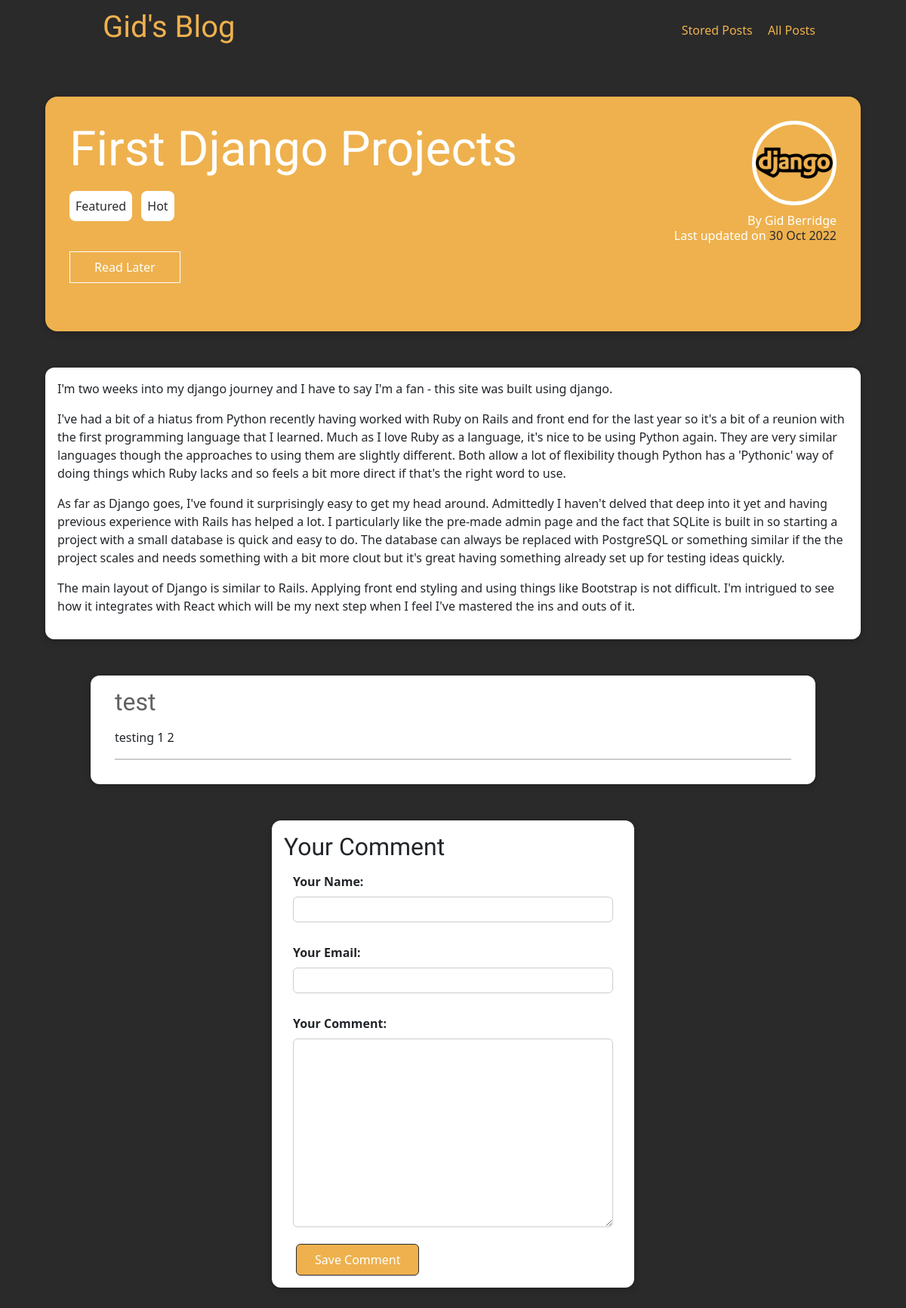
Page /posts/first-django-projects on the committed database.
### blog/models.py (models this page shows, shortened)
class Post(models.Model):
    title = models.CharField(max_length=150)
    excerpt = models.CharField(max_length=200)
    image = models.ImageField(upload_to="posts", null=True)
    date = models.DateField(auto_now=True)
    slug = models.SlugField(unique=True, db_index=True)
    content = models.TextField(
        validators=[MinLengthValidator(10)])
    author = models.ForeignKey(
        Author, on_delete=models.SET_NULL, null=True, related_name="posts")
    tags = models.ManyToManyField(Tag)

class Tag(models.Model):
    caption = models.CharField(max_length=20)

class Author(models.Model):
    first_name = models.CharField(max_length=100)
    last_name = models.CharField(max_length=100)
    email_address = models.EmailField()
    def fullname(self):
        return f"{self.first_name} {self.last_name}"
    def __str__(self):
        return self.fullname()

class Comment(models.Model):
    user_name = models.CharField(max_length=120)
    user_email = models.EmailField()
    text = models.TextField(max_length=400)
    post = models.ForeignKey(
        Post, on_delete=models.CASCADE, related_name="comments")

### blog/views.py (the view, shortened to what this page needs)
# urls.py: path("posts/<slug:slug>", views.SinglePostView.as_view(),
class SinglePostView(View):
    def is_stored_post(self, request, post_id):
        stored_posts = request.session.get("stored_posts")
        if stored_posts is not None:
            is_saved_for_later = post_id in stored_posts
        else:
            is_saved_for_later = False
        return is_saved_for_later
    def get(self, request, slug):
        post = Post.objects.get(slug=slug)
        context = {
            "post": post,
            "post_tags": post.tags.all(),
            "comment_form": CommentForm(),
            "comments": post.comments.all().order_by("-id"),
            "saved_for_later": self.is_stored_post(request, post.id)
        }
        return render(request, "blog/post-detail.html", context)

### blog/forms.py
class CommentForm(forms.ModelForm):
    class Meta:
        model = Comment
        exclude = ["post"]
        labels = {
            "user_name": "Your Name",
            "user_email": "Your Email",
            "text": "Your Comment"
        }

### blog/templates/blog/post-detail.html (shortened to what this page needs)
{% extends 'base.html' %}
{% load static %}
{% block css_files %}
    <link rel="stylesheet" href="{% static "blog/post-detail.css" %}">
{% endblock  %}
{% block content %}
    <section id="summary" class="d-flex justify-content-between">
        <div class="col-8 p-3 ">
            <h2>{{ post.title }}</h2>
            <div class="my-3">
                {% for tag in post_tags %}
                <div class="tag">{{ tag.caption }} </div>
                {% endfor %}
            </div>
        <div id="read-later">
            <form action="{% url "read-later" %}" method="POST">
                <button>
                    {% if saved_for_later %}
                    Remove from Read Later list
                    {% else %}
                    Read Later
                    {% endif %}
                </button>
            </form>
        </div>
        </div>
        <div class="col-4 p-3 article_details ">
            <img src="{{ post.image.url }}" alt="{{ post.title }}">
            <address>By <a href="mailto:{{ post.author.email_address }}">{{ post.author }}</a></address>
            <div>
                Last updated on <time>{{ post.date|date:"d M Y" }}</time>
            </div>
        </div>
    </section>
    <main>
        {{ post.content|linebreaks }}
    </main>
    <section id="comments">
        <ul>
            {% for comment in comments %}
            <li>
                <h2>{{ comment.user_name }}</h2>
                <p>{{ comment.text|linebreaks }}</p>
            </li>
            {% endfor %}
        </ul>
    </section>
    <section id="comment-form">
        <h2>Your Comment</h2>
        <form action="{% url "post-detail-page" post.slug %}" method="POST">
            {% for form_field in comment_form %}
                <div class="form-control {% if form_field.errors %} invalid {% endif %}">
                    {{ form_field.label_tag }}
                    {{ form_field }}
                </div>
            {% endfor %}
            <button>Save Comment</button>
        </form>
    </section>
{% endblock  %}

### static/app.css (style rules this page uses)
* { box-sizing: border-box; }
html { font-family: 'Raleway', Helvetica, sans-serif; }
body { margin: 0; }
h1, h2, h3 { font-family: 'Raleway', Helvetica, sans-serif; font-weight: 200; }

### blog/static/blog/post-detail.css (style rules this page uses)
body { background-color: #2a2a2a; }
#summary { margin: 8rem auto 3rem auto; padding: 1rem; width: 90%; max-width: 90rem; border-radius: 16px; background-color: #eeb14e; position: relative; box-shadow: 0 2px 8px rgba(0, 0, 0, 0.25); }
#summary h2 { color: white; font-size: 2rem; margin-bottom: 0.25rem; }
.article_details { padding: 1rem 2rem; border-radius: 12px; text-align: right; color: white; }
.article_details img { width: 5rem; height: 5rem; border-radius: 50%; border: 5px solid white; margin-bottom: 0.5rem; }
#summary address { margin-bottom: -0.25rem; }
#summary a { color: white; text-decoration: none; }
#summary time { color: #2a2a2a; }
main { width: 90%; max-width: 90rem; margin: 3rem auto; background-color: white; padding: 1rem; border-radius: 12px; box-shadow: 0 2px 8px rgba(0, 0, 0, 0.25); }
.tag { background-color: #fff; color: #2a2a2a; padding: 0.5rem; border-radius: 8px; margin: 0 0.5rem 0.5rem 0; display: inline-block; }
@media only screen and (min-width: 768px) { #summary h2 { font-size: 4rem; } }
@media only screen and (min-width: 768px) { .article_details img { width: 7rem; height: 7rem; } }
#comment-form { margin: 3rem auto; width: 90%; max-width: 30rem; border-radius: 12px; background-color: #fff; box-shadow: 0 2px 8px rgba(0, 0, 0, 0.25); padding: 1rem; }
#comment-form button { background-color: #eeb14e; font: inherit; color: #fff; border: 1px solid #2a2a2a; border-radius: 6px; padding: 0.5rem 1.5rem; cursor: pointer; margin-left: 1rem; }
.form-control { margin-bottom: 1rem; border: none; }
.form-control label { font-weight: bold; margin-bottom: 0.5rem; display: block; }
.form-control input, .form-control textarea { display: block; width: 100%; font: inherit; padding: 0.25rem; border-radius: 6px; border: 1px solid #ccc; }
#comments { margin: 3rem auto; width: 90%; max-width: 60rem; border-radius: 12px; background-color: #fff; box-shadow: 0 2px 8px rgba(0, 0, 0, 0.25); padding: 1rem 2rem; }
#comments ul { list-style: none; margin: 0; padding: 0; }
#comments li { margin-bottom: 1rem; border-bottom: 2px solid #ccc; }
#comments h2 { color: rgb(97, 97, 97); }
#read-later { margin: 2rem 0; }
#read-later button { background-color: transparent; border: 1px solid #fff; padding: 0.5rem 2rem; font: inherit; color: #fff; }

### rows in the picture
Post: title "First Django Projects", image (picture), author "Gid Berridge", date "30 Oct 2022", content "I'm two weeks into my django journey and I have to say I'm a fan - this site was built using django. I've had a bit of a hiatus from Python recently having worked with Ruby on Rails and front end for the last year so it's a bit of a reunion with the first programming language that I learned. Much as I love Ruby as a language, it's nice to be using Python again. They are very similar languages though the approaches to using them are slightly different. Both allow a lot of flexibility though Python has a 'Pythonic' way of doing things which Ruby lacks and so feels a bit more direct if that's the right word to use. As far as Django goes, I've found it surprisingly easy to get my head around.…"
Tag: caption "Featured"
Tag: caption "Hot"
Comment: user_name "test", text "testing 1 2"
